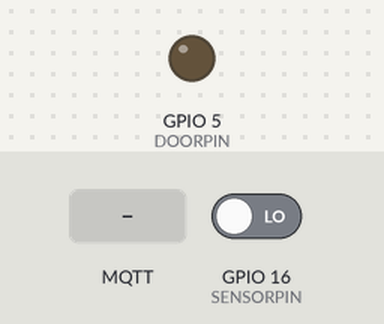
A program run on a simulated ESP8266 (Wemos D1 mini). Parts: output pins drawn as LEDs (lit = HIGH). The inputs (shaded band) are chosen by the test bench; at power-on: GPIO 16 (SENSORPIN) LOW. WiFi joins after 1.5 s; servers stay silent unless stated; random numbers use the default seed unless the program sets one; no MQTT or app messages arrive unless stated; not simulated (calls return 0 or success): keys.h; what the program prints to the serial monitor is not drawn.

Above: at 2.7 s.
2.8 s: MQTT message "close" arrives on the first subscribed topic
At 3.2 s:
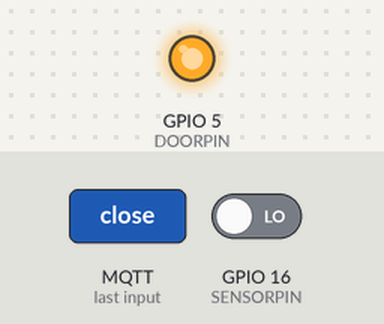
4.8 s: MQTT message "open" arrives on the first subscribed topic
At 5.7 s:
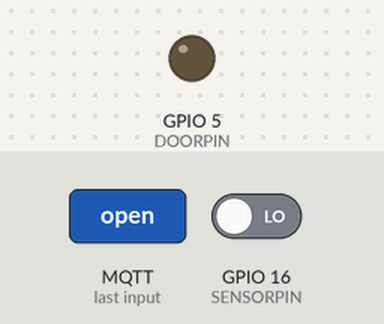
6.3 s: MQTT message "stop" arrives on the first subscribed topic
At 6.7 s:
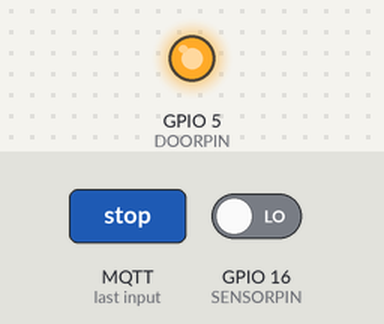
Timing chart, 0 to 9.3 s (numbered marks = the images above; inputs shaded):
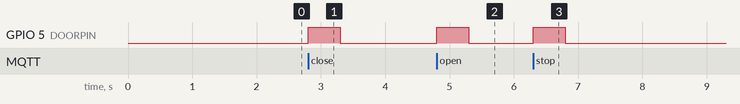

The program:

main.cpp
```cpp
#include <ESP8266WiFi.h>
#include <PubSubClient.h>
#include <keys.h>

const char *mqtt_server = "192.168.1.183";

WiFiClient espClient;
PubSubClient client(espClient);
unsigned long lastMsg = 0;
unsigned long lastSensor = 0;

bool toggle;

#define SENSORPIN 16
#define DOORPIN 5

void setup_wifi()
{
    digitalWrite(DOORPIN, LOW);
    delay(10);
    // We start by connecting to a WiFi network
    Serial.println();
    Serial.print("Connecting to ");
    Serial.println(WIFI_NAME);
    WiFi.hostname("Smart_Garage");

    WiFi.begin(WIFI_NAME, WIFI_PASSWORD);

    while (WiFi.status() != WL_CONNECTED)
    {
        delay(500);
        Serial.print(".");
    }

    randomSeed(micros());

    Serial.println("");
    Serial.println("WiFi connected");
    Serial.println("IP address: ");
    Serial.println(WiFi.localIP());
}

void callback(char *topic, byte *payload, unsigned int length)
{
    Serial.print("Message arrived [");
    Serial.print(topic);
    Serial.print("] ");

    payload[length] = '\0';
    String position = String((char *)payload);

    Serial.print(position);
    Serial.println();

    if (position == "close")
    {
        client.publish("home-assistant/garage_cover/response", "close");
        digitalWrite(DOORPIN, HIGH);
        delay(500);
        digitalWrite(DOORPIN, LOW);
    }
    if (position == "open")
    {
        client.publish("home-assistant/garage_cover/response", "open");
        digitalWrite(DOORPIN, HIGH);
        delay(500);
        digitalWrite(DOORPIN, LOW);
    }
    if (position == "stop")
    {
        client.publish("home-assistant/garage_cover/response", "stop");
        digitalWrite(DOORPIN, HIGH);
        delay(500);
        digitalWrite(DOORPIN, LOW);
    }
}

void reconnect()
{
    // Loop until we're reconnected
    while (!client.connected())
    {
        digitalWrite(DOORPIN, LOW);
        Serial.print("Attempting MQTT connection...");
        // Create a random client ID
        String clientId = "Garage_Cover-";
        clientId += String(random(0xffff), HEX);
        // Attempt to connect
        if (client.connect(clientId.c_str()))
        {
            Serial.println("connected");
            // Once connected, publish an announcement...
            client.publish("home-assistant/garage_cover/availability", "online");
            client.publish("home-assistant/garage/availability", "online");
            // ... and resubscribe
            client.subscribe("home-assistant/garage_cover/set");
            client.subscribe("home-assistant/garage_cover/set_position");
        }
        else
        {
            Serial.print("failed, rc=");
            Serial.print(client.state());
            Serial.println(" try again in 5 seconds");
            // Wait 5 seconds before retrying
            delay(5000);
        }
    }
}

void setup()
{
    Serial.begin(115200);
    setup_wifi();
    client.setServer(mqtt_server, 1883);
    client.setCallback(callback);

    pinMode(SENSORPIN, INPUT_PULLDOWN_16);
    pinMode(DOORPIN, OUTPUT);
    digitalWrite(DOORPIN, LOW);
}

void loop()
{
    if (!client.connected())
    {
        reconnect();
    }
    client.loop();

    unsigned long now = millis();
    if (now - lastMsg > 60000)
    {
        lastMsg = now;
        client.publish("home-assistant/garage_cover/availability", "online");
        client.publish("home-assistant/garage/availability", "online");
    }

    if (now - lastSensor > 2000)
    {
        lastSensor = now;
        if (digitalRead(SENSORPIN) == LOW && toggle == false)
        {
            client.publish("home-assistant/garage/contact", "OFF");
            toggle = true;
        }
        else if (digitalRead(SENSORPIN) == HIGH && toggle == true)
        {
            client.publish("home-assistant/garage/contact", "ON");
            toggle = false;
        }
    }
}
```

Measured:
- after the input at 2.8 s, GPIO 5 (DOORPIN): LOW → HIGH at once, → LOW 0.50 s later
- after the input at 4.8 s, GPIO 5 (DOORPIN): LOW → HIGH at once, → LOW 0.50 s later
- after the input at 6.3 s, GPIO 5 (DOORPIN): LOW → HIGH at once, → LOW 0.50 s later
